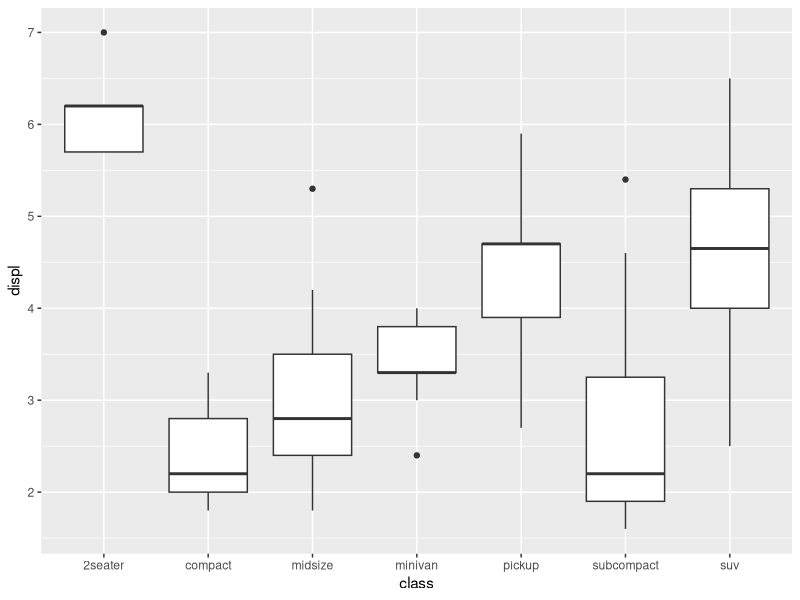

Write the R code that produced this figure.
## ---- chunk 1
rm(list = ls())
## ---- chunk 2
### <No caption defined>

## ---- chunk 3
library(tidyverse)

ggplot(
  data = mpg,
  mapping = aes(x = class, y = displ)
) +
  geom_boxplot()

near(sqrt(2) ^ 2, 2)
